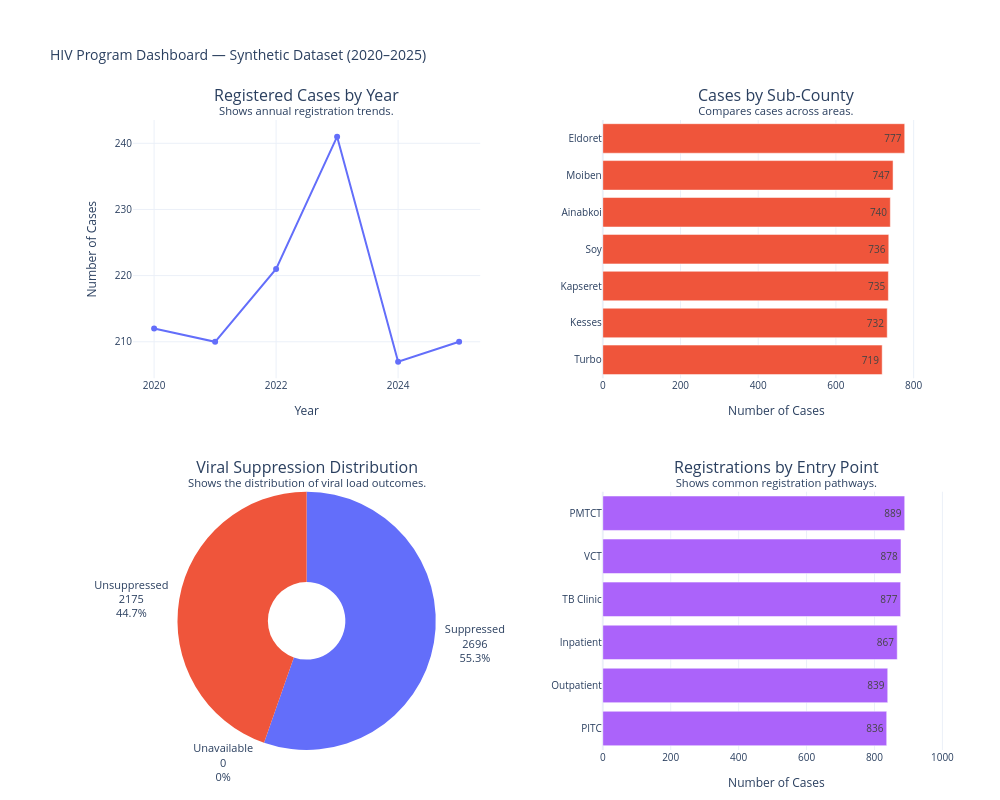

The code cell stored with this chart in its notebook:
### Code cell
dashboard.update_layout(
    title_text='HIV Program Dashboard — Synthetic Dataset (2020–2025)',
    height=800,
    width=1000,
    showlegend=False,
    template='plotly_white',
    margin=dict(t=120, b=50, l=60, r=50),
    font=dict(size=10)
)

### Figure 1 — Plotly figure (JSON) as saved in the notebook; plotly's stock layout.template omitted (floating-point values rounded to 4 significant figures)
{"data": [{"hovertemplate": "Year: %{x}<br>Cases: %{y}<extra></extra>", "mode": "lines+markers", "name": "Registered Cases", "type": "scatter", "x": [2020.0, 2021.0, 2022.0, 2023.0, 2024.0, 2025.0], "xaxis": "x", "y": [212, 210, 221, 241, 207, 210], "yaxis": "y"}, {"cliponaxis": false, "hovertemplate": "Sub-county: %{y}<br>Cases: %{x}<extra></extra>", "insidetextanchor": "end", "name": "Cases by Sub-County", "orientation": "h", "text": [719.0, 732.0, 735.0, 736.0, 740.0, 747.0, 777.0], "textposition": "inside", "type": "bar", "x": [719, 732, 735, 736, 740, 747, 777], "xaxis": "x2", "y": ["Turbo", "Kesses", "Kapseret", "Soy", "Ainabkoi", "Moiben", "Eldoret"], "yaxis": "y2"}, {"automargin": true, "domain": {"x": [0, 0.425], "y": [0, 0.41]}, "hole": 0.3, "hovertemplate": "Outcome: %{label}<br>Cases: %{value}<br>Percentage: %{percent}<extra></extra>", "labels": ["Suppressed", "Unsuppressed", "Unavailable"], "outsidetextfont": {"size": 11}, "showlegend": true, "textinfo": "label+value+percent", "textposition": "outside", "type": "pie", "values": [2696, 2175, 0]}, {"cliponaxis": false, "hovertemplate": "Entry point: %{y}<br>Cases: %{x}<extra></extra>", "insidetextanchor": "end", "name": "Registrations by Entry Point", "orientation": "h", "text": [836.0, 839.0, 867.0, 877.0, 878.0, 889.0], "textposition": "inside", "type": "bar", "x": [836, 839, 867, 877, 878, 889], "xaxis": "x3", "y": ["PITC", "Outpatient", "Inpatient", "TB Clinic", "VCT", "PMTCT"], "yaxis": "y3"}], "layout": {"annotations": [{"font": {"size": 16}, "showarrow": false, "text": "Registered Cases by Year<br><sup>Shows annual registration trends.</sup>", "x": 0.2125, "xanchor": "center", "xref": "paper", "y": 1, "yanchor": "bottom", "yref": "paper"}, {"font": {"size": 16}, "showarrow": false, "text": "Cases by Sub-County<br><sup>Compares cases across areas.</sup>", "x": 0.7875, "xanchor": "center", "xref": "paper", "y": 1, "yanchor": "bottom", "yref": "paper"}, {"font": {"size": 16}, "showarrow": false, "text": "Viral Suppression Distribution<br><sup>Shows the distribution of viral load outcomes.</sup>", "x": 0.2125, "xanchor": "center", "xref": "paper", "y": 0.41, "yanchor": "bottom", "yref": "paper"}, {"font": {"size": 16}, "showarrow": false, "text": "Registrations by Entry Point<br><sup>Shows common registration pathways.</sup>", "x": 0.7875, "xanchor": "center", "xref": "paper", "y": 0.41, "yanchor": "bottom", "yref": "paper"}], "autosize": true, "font": {"size": 10}, "height": 800, "margin": {"b": 50, "l": 60, "r": 50, "t": 120}, "showlegend": false, "title": {"text": "HIV Program Dashboard — Synthetic Dataset (2020–2025)"}, "width": 1000, "xaxis": {"anchor": "y", "domain": [0, 0.425], "title": {"text": "Year"}}, "xaxis2": {"anchor": "y2", "domain": [0.575, 1], "range": [0, 893.5], "title": {"text": "Number of Cases"}}, "xaxis3": {"anchor": "y3", "domain": [0.575, 1], "range": [0, 1022.0], "title": {"text": "Number of Cases"}}, "yaxis": {"anchor": "x", "domain": [0.59, 1], "title": {"text": "Number of Cases"}}, "yaxis2": {"anchor": "x2", "domain": [0.59, 1]}, "yaxis3": {"anchor": "x3", "domain": [0, 0.41]}}}
